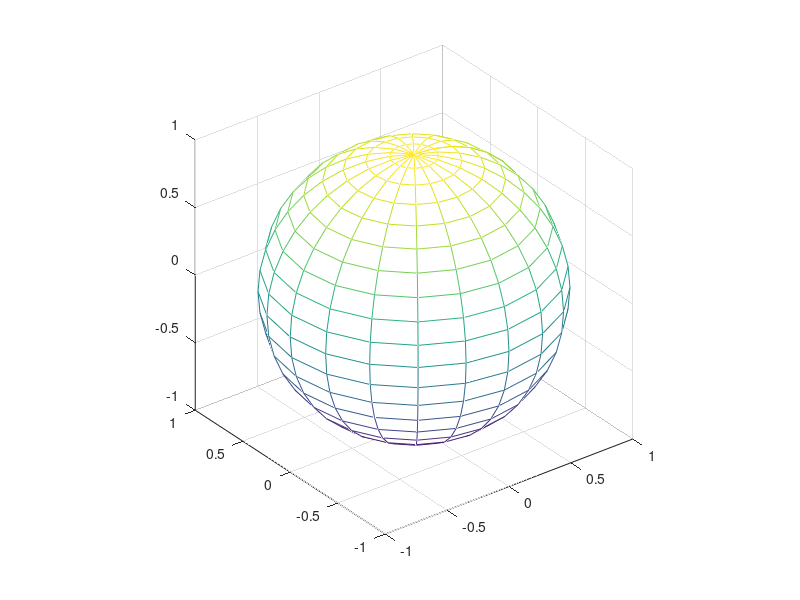

The MATLAB script that drew this image:
% x=-15:0.5:15;
% y=-15:0.5:15;
% [X,Y] = meshgrid(x,y); % greate rectangullar mesh
% R=sqrt(X.^2+Y.^2); %rasius
% k=1; % wave vector
% phi=0; % phase
% Z=sin(k*R+phi);
% figure
% surf(X,Y,Z);
% axis equal;

[x,y,z] = ellipsoid(0,0,0,4,1,1);  %# Make an ellipsoid shape
hMesh = mesh(x,y,z);               %# Plot the shape as a mesh
axis equal                         %# Change the axis scaling
for longAxis = 4:-0.1:1
  [x,y,z] = ellipsoid(0,0,0,longAxis,1,1);   %# Make a new ellipsoid
  set(hMesh,'XData',x,'YData',y,'ZData',z);  %# Update the mesh data
  pause(0.25);                               %# Pause for 1/4 second
end

% function timer_fcn(obj,event,hMesh)
%   n = get(obj,'TasksExecuted');               %# The number of times the
%                                               %#   timer has fired already
%   [x,y,z] = ellipsoid(0,0,0,4-(3*n/40),1,1);  %# Make a new ellipsoid
%   set(hMesh,'XData',x,'YData',y,'ZData',z);   %# Update the mesh data
%   drawnow;                                    %# Force the display to update
% end

% [x,y,z] = ellipsoid(0,0,0,4,1,1);  %# Make an ellipsoid shape
% hMesh = mesh(x,y,z);               %# Plot the shape as a mesh
% axis equal                         %# Change the axis scaling
% animationTimer = timer('ExecutionMode','fixedRate',...  %# Fire at a fixed rate
%                        'Period',0.25,...                %#   every 0.25 seconds
%                        'TasksToExecute',40,...          %#   for 40 times and
%                        'TimerFcn',{@timer_fcn,hMesh});  %#   run this function
% start(animationTimer);  %# Start timer, which runs on its own until it ends